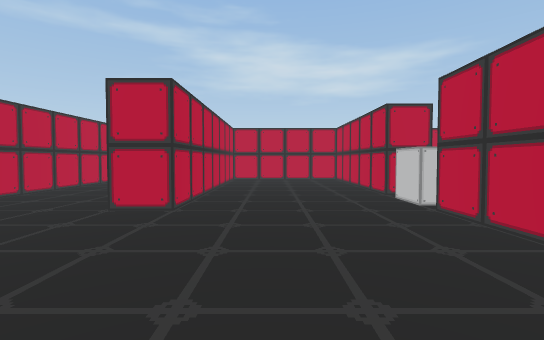
view 1 (above)

15 first-person views from a walk through a 3-D level made in the Unity game engine. The camera is 1.4 m above the floor, tilts 2° down and sees 85° across. The floor is counted in squares, 1.8 m on a side. Each view is taken from the middle of a square. On the plan, view 1 faces up. The plan holds only what a view shows up to about 10 squares ahead; the rest is blank. The place goes on beyond the plan. The player is left out.

view 2
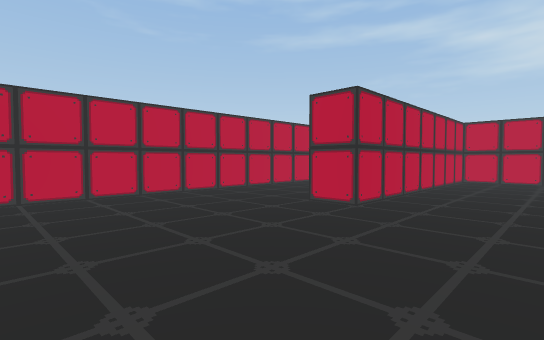

view 3
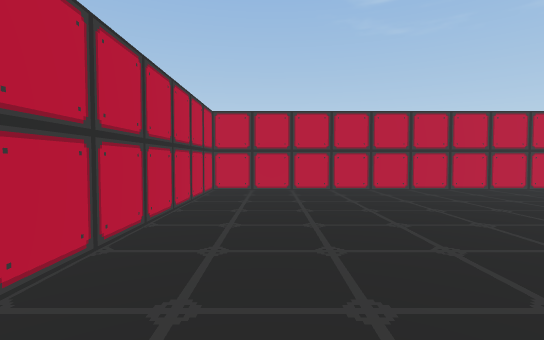

view 4
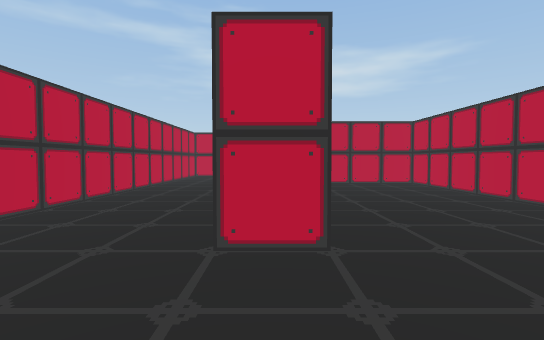

view 5
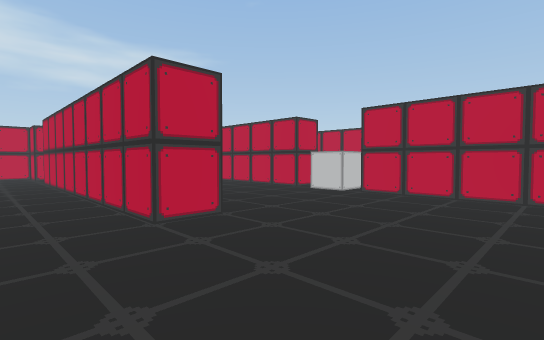

view 6
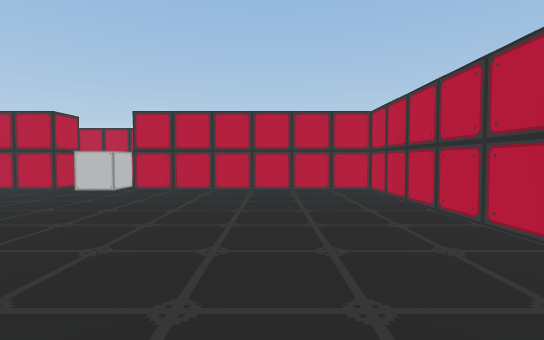

view 7
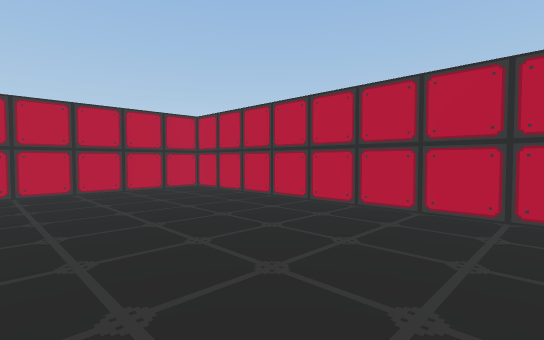

view 8
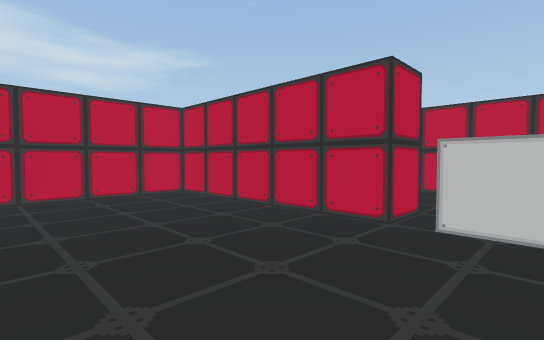

view 9
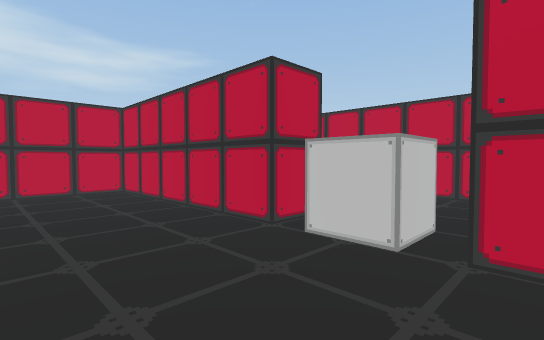

view 10
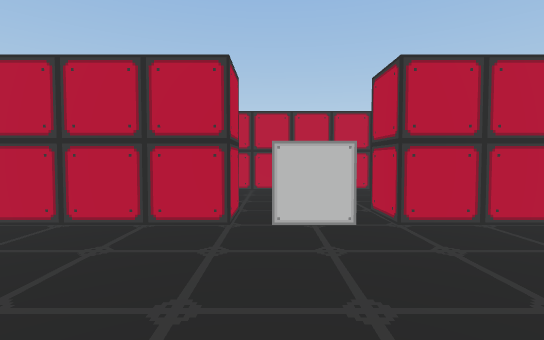

view 11
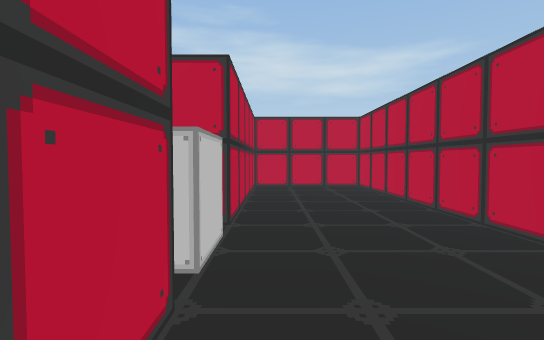

view 12
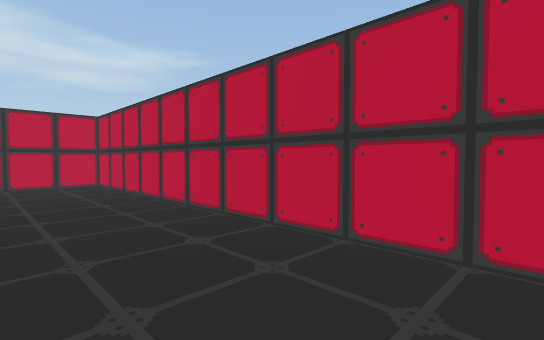

view 13
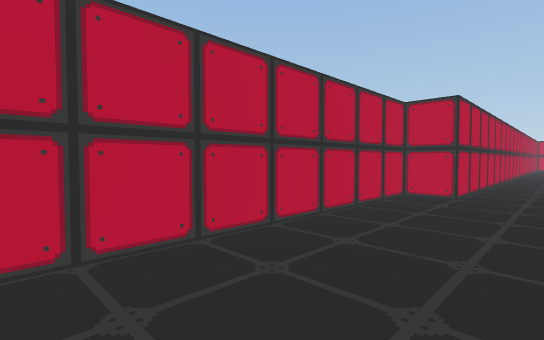

view 14
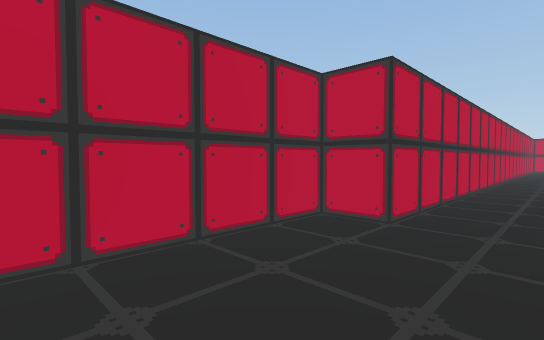

view 15
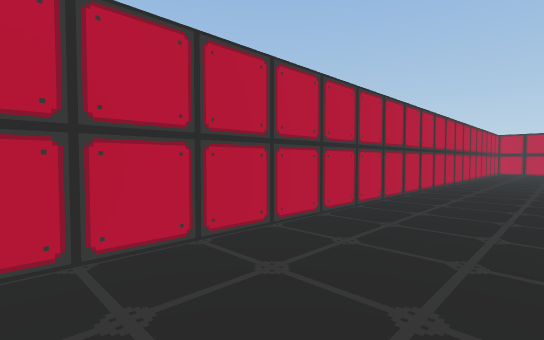

### Floor plan
Points are (right, up) in squares from view 1. A wall is a line through its corners. A room is listed if a view was taken in it or the views show most of it. See-through windows are left out.
Room 1 (views 1, 2, 3, 4, 5, 6, 7, 8, 9, 10)
walls: (2.5, 4.9) (2.5, 6); (2.5, 6.5) (2.5, 11.5) (-1.5, 11.5) (-1.5, 4.5) (-2.5, 4.5) (-2.5, 12.5); (-5.5, 12) (-5.5, -1.5) (2.5, -1.5) (2.5, 4.5)
ways out: opening at (3, 5.5) to room 2
Room 2 (views 11, 12, 13, 14, 15)
walls: (5.5, -14.6) (5.5, -1.5) (6.5, -1.5) (6.5, 11.5) (3.5, 11.5) (3.5, 6.5) (2.5, 6.5); (2.5, 4.5) (3.5, 4.5) (3.5, 3.5)
ways out: opening at (3, 5.5) to room 1

Positions as (right, up) in squares from view 1, and headings:
1: (0, 0), facing up
2: (1, 0), facing up-left
3: (2, 0), facing left
4: (-2, 2), facing up
5: (-4, 1), facing up-right
6: (-5, 1), facing right
7: (-5, 3), facing down-right
8: (-1, 5), facing up-right
9: (0, 4), facing up-right
10: (-1, 6), facing right
11: (4, 3), facing up
12: (4, 2), facing up-right
13: (4, 5), facing down-right
14: (4, 2), facing down-right
15: (3, -3), facing down-right
